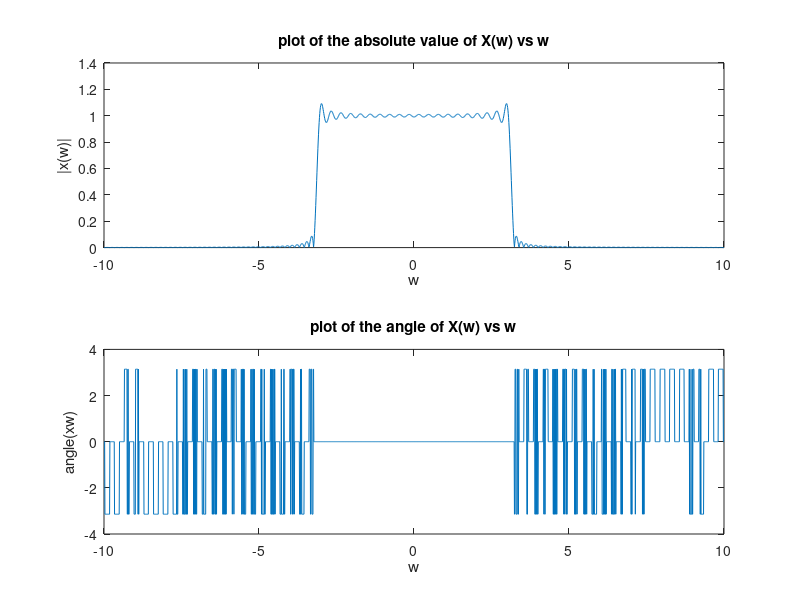

MATLAB code for this plot:
%final exam problem 1
%Consider the time domain signal x(t) = sinc(t).(a)  (20 points)  
%Compute the Fourier transform of x(t) as follow
clear
close all

%part a(20 points)Compute the Fourier transform ofx(t) as follows
t = -20:.1:20;                          %Declairing main variables here
w = -10:0.01:10;
x = sinc(t);                            %Function x(t)
for ii=1:length(w)                         %This is essentially the summation
    Xw(ii)=trapz(t,x .* exp(-j*w(ii)*t));  %Used for solving X(w)
end
figure(1) %plotting
subplot(2,1,1);
plot(w, abs(Xw))
title('plot of the absolute value of X(w) vs w')
xlabel('w')
ylabel('|x(w)|')
subplot(2,1,2);
plot(w, angle(Xw))
title('plot of the angle of X(w) vs w')
xlabel('w')
ylabel('angle(xw)')
% part b(15 points) Compute the energy of the time domain signalx(t) as follows
% Note: in these next two parts the expectation is for the energy from both
% methods to be the same as shown in Parseval's Theorem
energyxt = trapz(t, abs(sinc(t)).^2); % simply used trap integration in terms of dt
% part c(15 points) Compute the energy of the frequency domain signalX(w) as follows
energyxw = (1 / (2 * pi)) * trapz(w, abs(Xw).^2); % again using integration but in terms of dw
